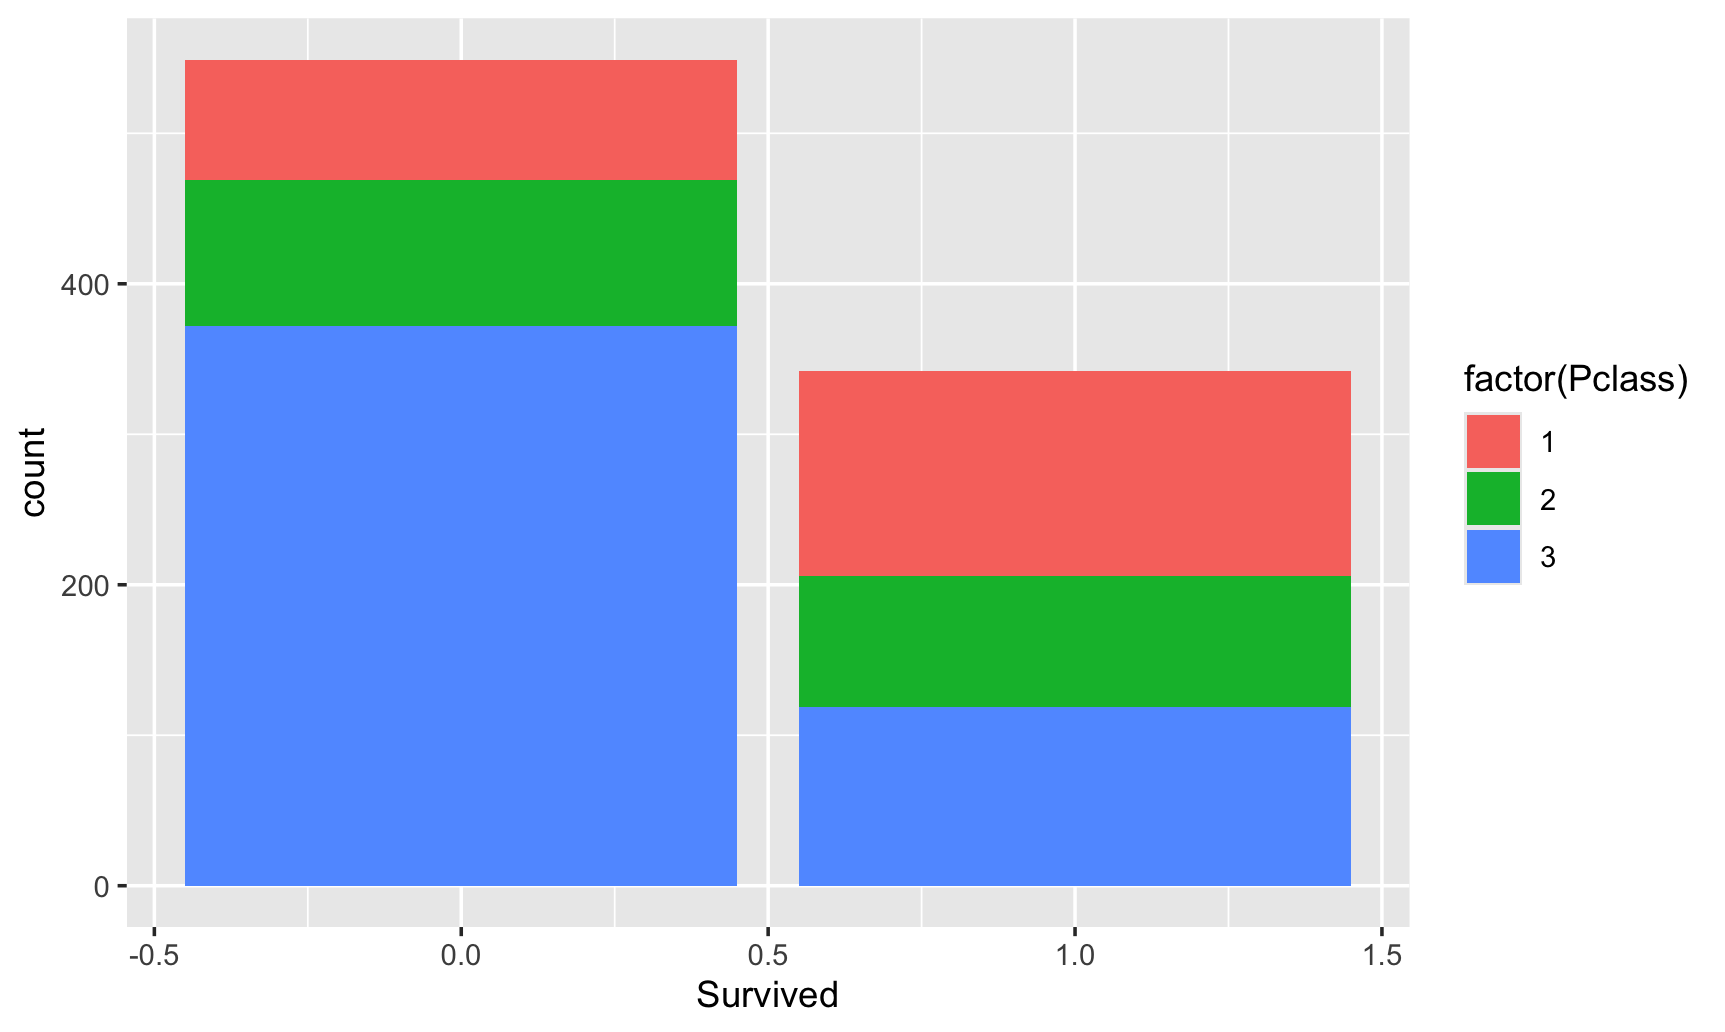

Generate this figure with R:
library(titanic)
library(dplyr)
library(ggplot2)

ggplot(data=titanic_train, aes(x=Survived, fill=factor(Pclass))) + geom_bar(position="stack")
